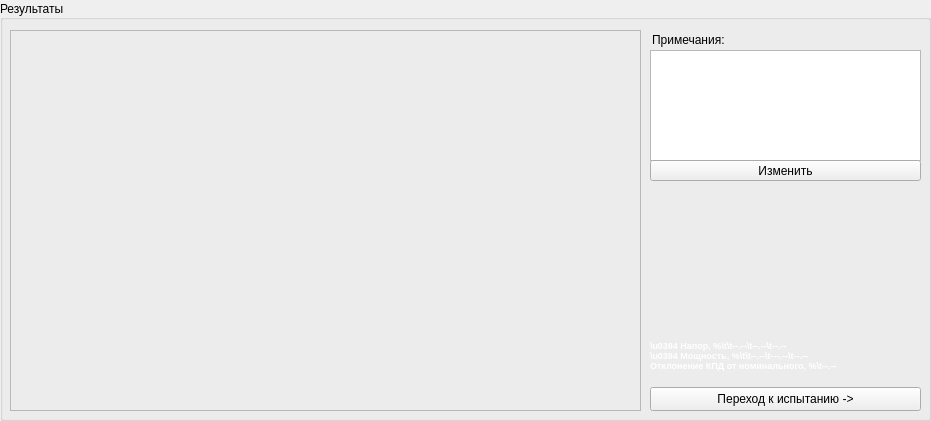
     <widget class="QGroupBox" name="groupChart">
      <property name="geometry">
       <rect>
        <x>400</x>
        <y>330</y>
        <width>931</width>
        <height>421</height>
       </rect>
      </property>
      <property name="title">
       <string>Результаты</string>
      </property>
      <property name="alignment">
       <set>Qt::AlignLeading|Qt::AlignLeft|Qt::AlignVCenter</set>
      </property>
      <widget class="QFrame" name="frameGraphInfo">
       <property name="geometry">
        <rect>
         <x>10</x>
         <y>30</y>
         <width>631</width>
         <height>381</height>
        </rect>
       </property>
       <property name="frameShape">
        <enum>QFrame::StyledPanel</enum>
       </property>
       <property name="frameShadow">
        <enum>QFrame::Raised</enum>
       </property>
      </widget>
      <widget class="QPushButton" name="btnGoTest">
       <property name="geometry">
        <rect>
         <x>650</x>
         <y>387</y>
         <width>271</width>
         <height>24</height>
        </rect>
       </property>
       <property name="text">
        <string>Переход к испытанию -&gt;</string>
       </property>
      </widget>
      <widget class="QLabel" name="lblTestResult">
       <property name="geometry">
        <rect>
         <x>650</x>
         <y>340</y>
         <width>271</width>
         <height>41</height>
        </rect>
       </property>
       <property name="palette">
        <palette>
         <active>
          <colorrole role="WindowText">
           <brush brushstyle="SolidPattern">
            <color alpha="255">
             <red>255</red>
             <green>255</green>
             <blue>255</blue>
            </color>
           </brush>
          </colorrole>
          <colorrole role="Button">
           <brush brushstyle="SolidPattern">
            <color alpha="255">
             <red>85</red>
             <green>85</green>
             <blue>127</blue>
            </color>
           </brush>
          </colorrole>
          <colorrole role="Light">
           <brush brushstyle="SolidPattern">
            <color alpha="255">
             <red>127</red>
             <green>127</green>
             <blue>190</blue>
            </color>
           </brush>
          </colorrole>
          <colorrole role="Midlight">
           <brush brushstyle="SolidPattern">
            <color alpha="255">
             <red>106</red>
             <green>106</green>
             <blue>158</blue>
            </color>
           </brush>
          </colorrole>
          <colorrole role="Dark">
           <brush brushstyle="SolidPattern">
            <color alpha="255">
             <red>42</red>
             <green>42</green>
             <blue>63</blue>
            </color>
           </brush>
          </colorrole>
          <colorrole role="Mid">
           <brush brushstyle="SolidPattern">
            <color alpha="255">
             <red>57</red>
             <green>57</green>
             <blue>85</blue>
            </color>
           </brush>
          </colorrole>
          <colorrole role="Text">
           <brush brushstyle="SolidPattern">
            <color alpha="255">
             <red>255</red>
             <green>255</green>
             <blue>255</blue>
            </color>
           </brush>
          </colorrole>
          <colorrole role="BrightText">
           <brush brushstyle="SolidPattern">
            <color alpha="255">
             <red>255</red>
             <green>255</green>
             <blue>255</blue>
            </color>
           </brush>
          </colorrole>
          <colorrole role="ButtonText">
           <brush brushstyle="SolidPattern">
            <color alpha="255">
             <red>255</red>
             <green>255</green>
             <blue>255</blue>
            </color>
           </brush>
          </colorrole>
          <colorrole role="Base">
           <brush brushstyle="SolidPattern">
            <color alpha="255">
             <red>0</red>
             <green>0</green>
             <blue>0</blue>
            </color>
           </brush>
          </colorrole>
          <colorrole role="Window">
           <brush brushstyle="SolidPattern">
            <color alpha="255">
             <red>85</red>
             <green>85</green>
             <blue>127</blue>
            </color>
           </brush>
          </colorrole>
          <colorrole role="Shadow">
           <brush brushstyle="SolidPattern">
            <color alpha="255">
             <red>0</red>
             <green>0</green>
             <blue>0</blue>
            </color>
           </brush>
          </colorrole>
          <colorrole role="AlternateBase">
           <brush brushstyle="SolidPattern">
            <color alpha="255">
             <red>42</red>
             <green>42</green>
             <blue>63</blue>
            </color>
           </brush>
          </colorrole>
          <colorrole role="ToolTipBase">
           <brush brushstyle="SolidPattern">
            <color alpha="255">
             <red>255</red>
             <green>255</green>
             <blue>220</blue>
            </color>
           </brush>
          </colorrole>
          <colorrole role="ToolTipText">
           <brush brushstyle="SolidPattern">
            <color alpha="255">
             <red>0</red>
             <green>0</green>
             <blue>0</blue>
            </color>
           </brush>
          </colorrole>
          <colorrole role="PlaceholderText">
           <brush brushstyle="SolidPattern">
            <color alpha="128">
             <red>255</red>
             <green>255</green>
             <blue>255</blue>
            </color>
           </brush>
          </colorrole>
         </active>
         <inactive>
          <colorrole role="WindowText">
           <brush brushstyle="SolidPattern">
            <color alpha="255">
             <red>255</red>
             <green>255</green>
             <blue>255</blue>
            </color>
           </brush>
          </colorrole>
          <colorrole role="Button">
           <brush brushstyle="SolidPattern">
            <color alpha="255">
             <red>85</red>
             <green>85</green>
             <blue>127</blue>
            </color>
           </brush>
          </colorrole>
          <colorrole role="Light">
           <brush brushstyle="SolidPattern">
            <color alpha="255">
             <red>127</red>
             <green>127</green>
             <blue>190</blue>
            </color>
           </brush>
          </colorrole>
          <colorrole role="Midlight">
           <brush brushstyle="SolidPattern">
            <color alpha="255">
             <red>106</red>
             <green>106</green>
             <blue>158</blue>
            </color>
           </brush>
          </colorrole>
          <colorrole role="Dark">
           <brush brushstyle="SolidPattern">
            <color alpha="255">
             <red>42</red>
             <green>42</green>
             <blue>63</blue>
            </color>
           </brush>
          </colorrole>
          <colorrole role="Mid">
           <brush brushstyle="SolidPattern">
            <color alpha="255">
             <red>57</red>
             <green>57</green>
             <blue>85</blue>
            </color>
           </brush>
          </colorrole>
          <colorrole role="Text">
           <brush brushstyle="SolidPattern">
            <color alpha="255">
             <red>255</red>
             <green>255</green>
             <blue>255</blue>
            </color>
           </brush>
          </colorrole>
          <colorrole role="BrightText">
           <brush brushstyle="SolidPattern">
            <color alpha="255">
             <red>255</red>
             <green>255</green>
             <blue>255</blue>
            </color>
           </brush>
          </colorrole>
          <colorrole role="ButtonText">
           <brush brushstyle="SolidPattern">
            <color alpha="255">
             <red>255</red>
             <green>255</green>
             <blue>255</blue>
            </color>
           </brush>
          </colorrole>
          <colorrole role="Base">
           <brush brushstyle="SolidPattern">
            <color alpha="255">
             <red>0</red>
             <green>0</green>
             <blue>0</blue>
            </color>
           </brush>
          </colorrole>
          <colorrole role="Window">
           <brush brushstyle="SolidPattern">
            <color alpha="255">
             <red>85</red>
             <green>85</green>
             <blue>127</blue>
            </color>
           </brush>
          </colorrole>
          <colorrole role="Shadow">
           <brush brushstyle="SolidPattern">
            <color alpha="255">
             <red>0</red>
             <green>0</green>
             <blue>0</blue>
            </color>
           </brush>
          </colorrole>
          <colorrole role="AlternateBase">
           <brush brushstyle="SolidPattern">
            <color alpha="255">
             <red>42</red>
             <green>42</green>
             <blue>63</blue>
            </color>
           </brush>
          </colorrole>
          <colorrole role="ToolTipBase">
           <brush brushstyle="SolidPattern">
            <color alpha="255">
             <red>255</red>
             <green>255</green>
             <blue>220</blue>
            </color>
           </brush>
          </colorrole>
          <colorrole role="ToolTipText">
           <brush brushstyle="SolidPattern">
            <color alpha="255">
             <red>0</red>
             <green>0</green>
             <blue>0</blue>
            </color>
           </brush>
          </colorrole>
          <colorrole role="PlaceholderText">
           <brush brushstyle="SolidPattern">
            <color alpha="128">
             <red>255</red>
             <green>255</green>
             <blue>255</blue>
            </color>
           </brush>
          </colorrole>
         </inactive>
         <disabled>
          <colorrole role="WindowText">
           <brush brushstyle="SolidPattern">
            <color alpha="255">
             <red>42</red>
             <green>42</green>
             <blue>63</blue>
            </color>
           </brush>
          </colorrole>
          <colorrole role="Button">
           <brush brushstyle="SolidPattern">
            <color alpha="255">
             <red>85</red>
             <green>85</green>
             <blue>127</blue>
            </color>
           </brush>
          </colorrole>
          <colorrole role="Light">
           <brush brushstyle="SolidPattern">
            <color alpha="255">
             <red>127</red>
             <green>127</green>
             <blue>190</blue>
            </color>
           </brush>
          </colorrole>
          <colorrole role="Midlight">
           <brush brushstyle="SolidPattern">
            <color alpha="255">
             <red>106</red>
             <green>106</green>
             <blue>158</blue>
            </color>
           </brush>
          </colorrole>
          <colorrole role="Dark">
           <brush brushstyle="SolidPattern">
            <color alpha="255">
             <red>42</red>
             <green>42</green>
             <blue>63</blue>
            </color>
           </brush>
          </colorrole>
          <colorrole role="Mid">
           <brush brushstyle="SolidPattern">
            <color alpha="255">
             <red>57</red>
             <green>57</green>
             <blue>85</blue>
            </color>
           </brush>
          </colorrole>
          <colorrole role="Text">
           <brush brushstyle="SolidPattern">
            <color alpha="255">
             <red>42</red>
             <green>42</green>
             <blue>63</blue>
            </color>
           </brush>
          </colorrole>
          <colorrole role="BrightText">
           <brush brushstyle="SolidPattern">
            <color alpha="255">
             <red>255</red>
             <green>255</green>
             <blue>255</blue>
            </color>
           </brush>
          </colorrole>
          <colorrole role="ButtonText">
           <brush brushstyle="SolidPattern">
            <color alpha="255">
             <red>42</red>
             <green>42</green>
             <blue>63</blue>
            </color>
           </brush>
          </colorrole>
          <colorrole role="Base">
           <brush brushstyle="SolidPattern">
            <color alpha="255">
             <red>85</red>
             <green>85</green>
             <blue>127</blue>
            </color>
           </brush>
          </colorrole>
          <colorrole role="Window">
           <brush brushstyle="SolidPattern">
            <color alpha="255">
             <red>85</red>
             <green>85</green>
             <blue>127</blue>
            </color>
           </brush>
          </colorrole>
          <colorrole role="Shadow">
           <brush brushstyle="SolidPattern">
            <color alpha="255">
             <red>0</red>
             <green>0</green>
             <blue>0</blue>
            </color>
           </brush>
          </colorrole>
          <colorrole role="AlternateBase">
           <brush brushstyle="SolidPattern">
            <color alpha="255">
             <red>85</red>
             <green>85</green>
             <blue>127</blue>
            </color>
           </brush>
          </colorrole>
          <colorrole role="ToolTipBase">
           <brush brushstyle="SolidPattern">
            <color alpha="255">
             <red>255</red>
             <green>255</green>
             <blue>220</blue>
            </color>
           </brush>
          </colorrole>
          <colorrole role="ToolTipText">
           <brush brushstyle="SolidPattern">
            <color alpha="255">
             <red>0</red>
             <green>0</green>
             <blue>0</blue>
            </color>
           </brush>
          </colorrole>
          <colorrole role="PlaceholderText">
           <brush brushstyle="SolidPattern">
            <color alpha="128">
             <red>255</red>
             <green>255</green>
             <blue>255</blue>
            </color>
           </brush>
          </colorrole>
         </disabled>
        </palette>
       </property>
       <property name="font">
        <font>
         <pointsize>7</pointsize>
         <weight>75</weight>
         <bold>true</bold>
        </font>
       </property>
       <property name="inputMethodHints">
        <set>Qt::ImhMultiLine</set>
       </property>
       <property name="text">
        <string>\u0394 Напор, %\t\t--.--\t--.--\t--.--
\u0394 Мощность, %\t\t--.--\t---.--\t--.--
Отклонение КПД от номинального, %\t--.--</string>
       </property>
       <property name="textFormat">
        <enum>Qt::PlainText</enum>
       </property>
       <property name="alignment">
        <set>Qt::AlignLeading|Qt::AlignLeft|Qt::AlignTop</set>
       </property>
      </widget>
      <widget class="QLabel" name="label">
       <property name="geometry">
        <rect>
         <x>652</x>
         <y>30</y>
         <width>91</width>
         <height>20</height>
        </rect>
       </property>
       <property name="text">
        <string>Примечания:</string>
       </property>
      </widget>
      <widget class="QPlainTextEdit" name="plainTextEdit">
       <property name="geometry">
        <rect>
         <x>650</x>
         <y>50</y>
         <width>271</width>
         <height>111</height>
        </rect>
       </property>
      </widget>
      <widget class="QPushButton" name="btnComments">
       <property name="geometry">
        <rect>
         <x>650</x>
         <y>160</y>
         <width>271</width>
         <height>21</height>
        </rect>
       </property>
       <property name="text">
        <string>Изменить</string>
       </property>
       <property name="checkable">
        <bool>false</bool>
       </property>
       <property name="flat">
        <bool>false</bool>
       </property>
      </widget>
     </widget>
